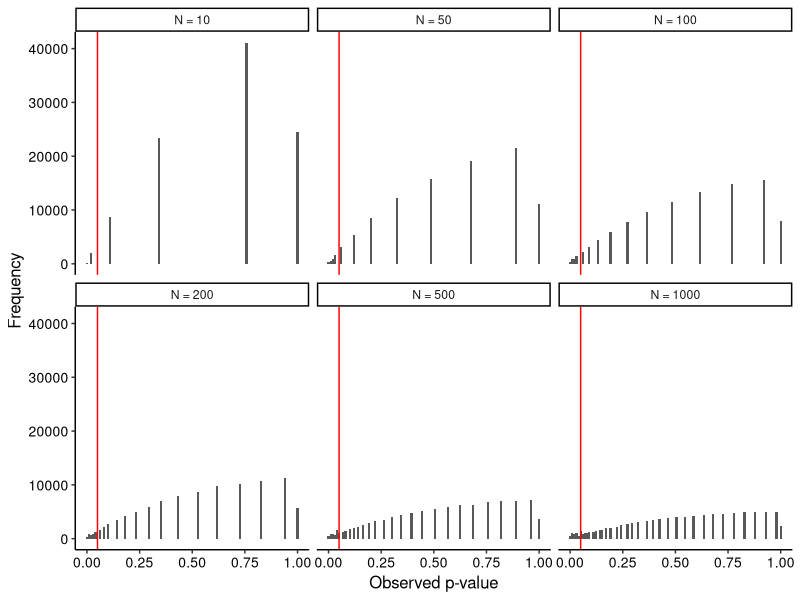
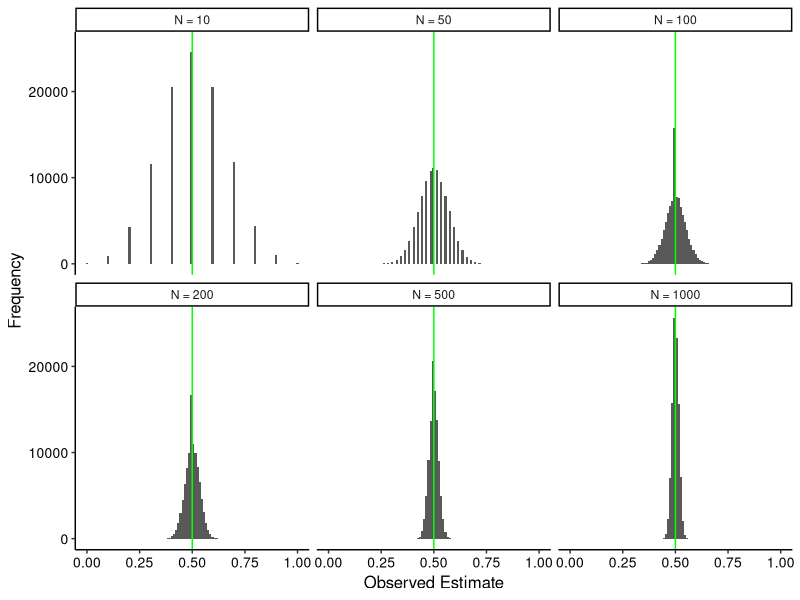
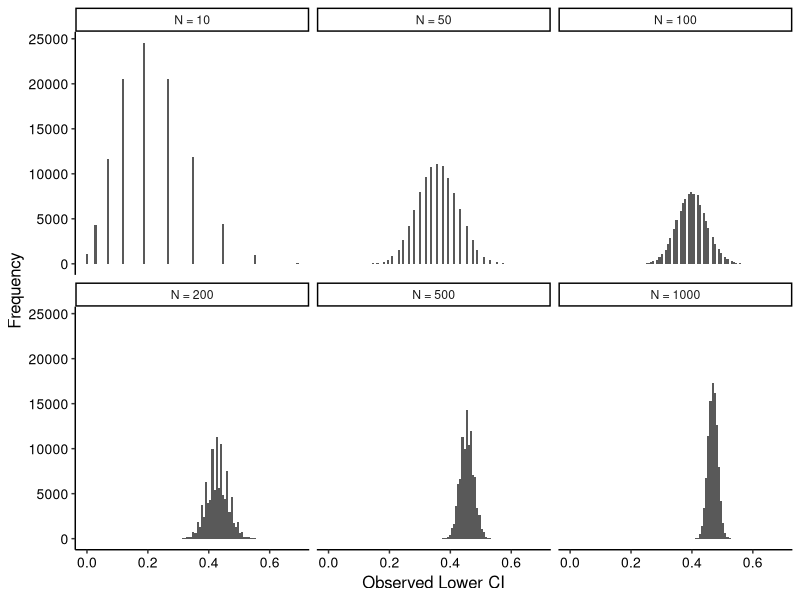
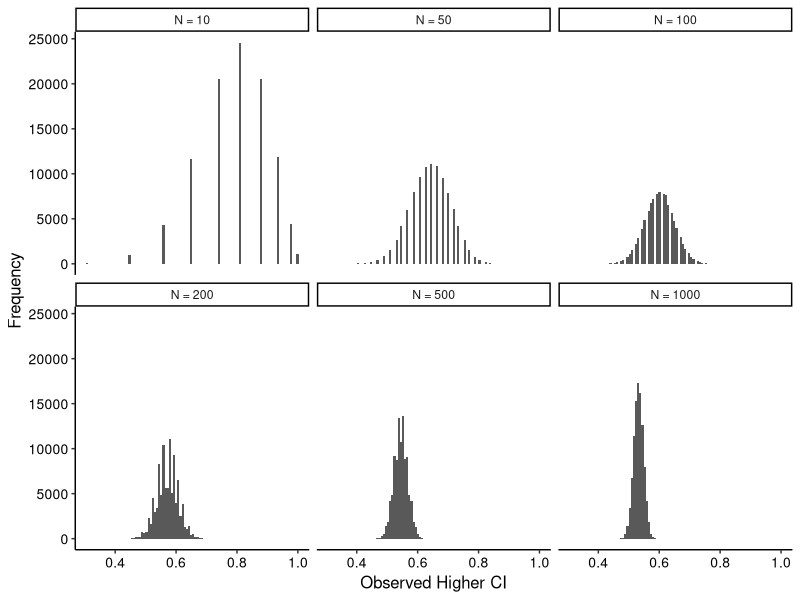
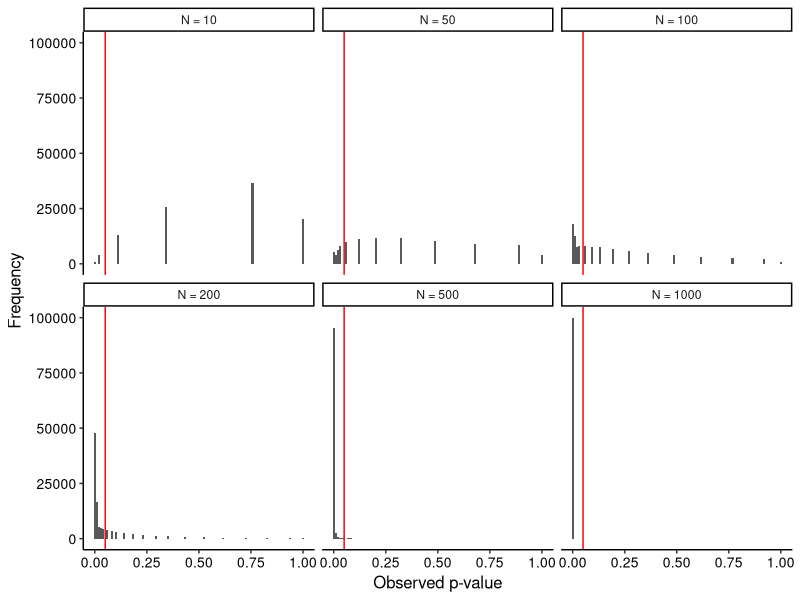
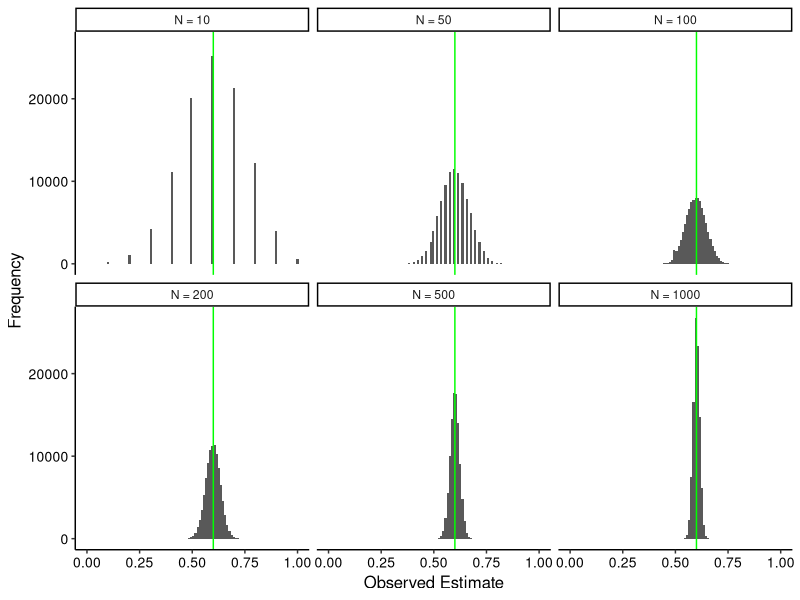
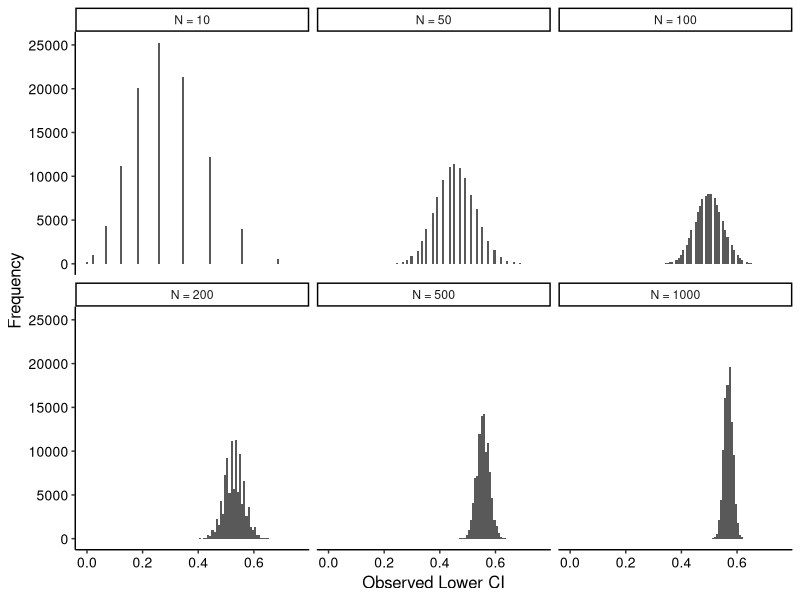
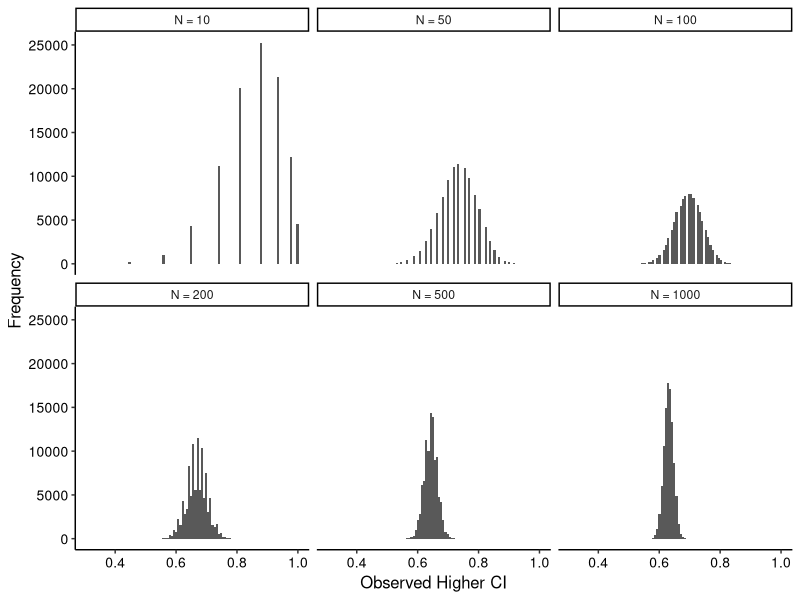

R code for these plots, in order:
# Simulating Binomial Data for Equivalence - Ryan M. McManus #

set.seed(412724) #for reproducing exact results (if you do NOT set this, your results will be somewhat different!)
library(tidyverse) #for plotting eventual results (use "install.packages("tidyverse")" first if you're new to R)
library(psych) #for describing p-value and effect size distributions (use "install.packages("psych")" first if new to R)
options(scipen = 99) #turns off scientific notation
n_sims <- 100000 #number of simulated experiments (higher numbers take longer to simulate)

# NO EFFECT (Probability of Success = 50%) #

## N = 10 ##

p_noeffect_n10 <- numeric(n_sims) #set up empty container for all simulated p-values
est_noeffect_n10 <- numeric(n_sims) #set up empty container for all probability estimates
lowci_noeffect_n10 <- numeric(n_sims) #set up empty container for all low ci's of probability estimates
highci_noeffect_n10 <- numeric(n_sims) #set up empty container for all high ci's of probability estimates


for(i in 1:n_sims){ #for each simulated experiment
  x<-rbinom(n = 1, size = 10, p = 0.5) #produce 10 simulated responses for one stimulus
  z<-binom.test(x = x, n = 10, p = 0.5, alternative = "two.sided", conf.level = 0.95) #perform binomial test
  p_noeffect_n10[i]<-z$p.value #get the p-value and store it
  est_noeffect_n10[i]<-(z$estimate) #get probability estimate and store it
  lowci_noeffect_n10[i]<-z$conf.int[1] #get low 95% CI and store it
  highci_noeffect_n10[i]<-z$conf.int[2] #get high 95% CI and store it
}

## N = 50 ##

p_noeffect_n50 <- numeric(n_sims) #set up empty container for all simulated p-values
est_noeffect_n50 <- numeric(n_sims) #set up empty container for all probability estimates
lowci_noeffect_n50 <- numeric(n_sims) #set up empty container for all low ci's of probability estimates
highci_noeffect_n50 <- numeric(n_sims) #set up empty container for all high ci's of probability estimates


for(i in 1:n_sims){ #for each simulated experiment
  x<-rbinom(n = 1, size = 50, p = 0.5) #produce 50 simulated responses for one stimulus
  z<-binom.test(x = x, n = 50, p = 0.5, alternative = "two.sided", conf.level = 0.95) #perform binomial test
  p_noeffect_n50[i]<-z$p.value #get the p-value and store it
  est_noeffect_n50[i]<-(z$estimate) #get probability estimate and store it
  lowci_noeffect_n50[i]<-z$conf.int[1] #get low 95% CI and store it
  highci_noeffect_n50[i]<-z$conf.int[2] #get high 95% CI and store it
}

## N = 100 ##

p_noeffect_n100 <- numeric(n_sims) #set up empty container for all simulated p-values
est_noeffect_n100 <- numeric(n_sims) #set up empty container for all probability estimates
lowci_noeffect_n100 <- numeric(n_sims) #set up empty container for all low ci's of probability estimates
highci_noeffect_n100 <- numeric(n_sims) #set up empty container for all high ci's of probability estimates


for(i in 1:n_sims){ #for each simulated experiment
  x<-rbinom(n = 1, size = 100, p = 0.5) #produce 100 simulated responses for one stimulus
  z<-binom.test(x = x, n = 100, p = 0.5, alternative = "two.sided", conf.level = 0.95) #perform binomial test
  p_noeffect_n100[i]<-z$p.value #get the p-value and store it
  est_noeffect_n100[i]<-(z$estimate) #get probability estimate and store it
  lowci_noeffect_n100[i]<-z$conf.int[1] #get low 95% CI and store it
  highci_noeffect_n100[i]<-z$conf.int[2] #get high 95% CI and store it
}

## N = 200 ##

p_noeffect_n200 <- numeric(n_sims) #set up empty container for all simulated p-values
est_noeffect_n200 <- numeric(n_sims) #set up empty container for all probability estimates
lowci_noeffect_n200 <- numeric(n_sims) #set up empty container for all low ci's of probability estimates
highci_noeffect_n200 <- numeric(n_sims) #set up empty container for all high ci's of probability estimates


for(i in 1:n_sims){ #for each simulated experiment
  x<-rbinom(n = 1, size = 200, p = 0.5) #produce 200 simulated responses for one stimulus
  z<-binom.test(x = x, n = 200, p = 0.5, alternative = "two.sided", conf.level = 0.95) #perform binomial test
  p_noeffect_n200[i]<-z$p.value #get the p-value and store it
  est_noeffect_n200[i]<-(z$estimate) #get probability estimate and store it
  lowci_noeffect_n200[i]<-z$conf.int[1] #get low 95% CI and store it
  highci_noeffect_n200[i]<-z$conf.int[2] #get high 95% CI and store it
}

## N = 500 ##

p_noeffect_n500 <- numeric(n_sims) #set up empty container for all simulated p-values
est_noeffect_n500 <- numeric(n_sims) #set up empty container for all probability estimates
lowci_noeffect_n500 <- numeric(n_sims) #set up empty container for all low ci's of probability estimates
highci_noeffect_n500 <- numeric(n_sims) #set up empty container for all high ci's of probability estimates


for(i in 1:n_sims){ #for each simulated experiment
  x<-rbinom(n = 1, size = 500, p = 0.5) #produce 500 simulated responses for one stimulus
  z<-binom.test(x = x, n = 500, p = 0.5, alternative = "two.sided", conf.level = 0.95) #perform binomial test
  p_noeffect_n500[i]<-z$p.value #get the p-value and store it
  est_noeffect_n500[i]<-(z$estimate) #get probability estimate and store it
  lowci_noeffect_n500[i]<-z$conf.int[1] #get low 95% CI and store it
  highci_noeffect_n500[i]<-z$conf.int[2] #get high 95% CI and store it
}

## N = 1,000 ##

p_noeffect_n1000 <- numeric(n_sims) #set up empty container for all simulated p-values
est_noeffect_n1000 <- numeric(n_sims) #set up empty container for all probability estimates
lowci_noeffect_n1000 <- numeric(n_sims) #set up empty container for all low ci's of probability estimates
highci_noeffect_n1000 <- numeric(n_sims) #set up empty container for all high ci's of probability estimates


for(i in 1:n_sims){ #for each simulated experiment
  x<-rbinom(n = 1, size = 1000, p = 0.5) #produce 1000 simulated responses for one stimulus
  z<-binom.test(x = x, n = 1000, p = 0.5, alternative = "two.sided", conf.level = 0.95) #perform binomial test
  p_noeffect_n1000[i]<-z$p.value #get the p-value and store it
  est_noeffect_n1000[i]<-(z$estimate) #get probability estimate and store it
  lowci_noeffect_n1000[i]<-z$conf.int[1] #get low 95% CI and store it
  highci_noeffect_n1000[i]<-z$conf.int[2] #get high 95% CI and store it
}

## Create datasets for plotting ##

data_noeffect_n10 <- data.frame(p_noeffect_n10)
data_noeffect_n10$n <- rep("N = 10", nrow(data_noeffect_n10))
data_noeffect_n10$p <- data_noeffect_n10$p_noeffect_n10
data_noeffect_n10$est <- est_noeffect_n10
data_noeffect_n10$lowci <- lowci_noeffect_n10
data_noeffect_n10$highci <- highci_noeffect_n10
data_noeffect_n10 <- data_noeffect_n10[, -1]

data_noeffect_n50 <- data.frame(p_noeffect_n50)
data_noeffect_n50$n <- rep("N = 50", nrow(data_noeffect_n50))
data_noeffect_n50$p <- data_noeffect_n50$p_noeffect_n50
data_noeffect_n50$est <- est_noeffect_n50
data_noeffect_n50$lowci <- lowci_noeffect_n50
data_noeffect_n50$highci <- highci_noeffect_n50
data_noeffect_n50 <- data_noeffect_n50[, -1]

data_noeffect_n100 <- data.frame(p_noeffect_n100)
data_noeffect_n100$n <- rep("N = 100", nrow(data_noeffect_n100))
data_noeffect_n100$p <- data_noeffect_n100$p_noeffect_n100
data_noeffect_n100$est <- est_noeffect_n100
data_noeffect_n100$lowci <- lowci_noeffect_n100
data_noeffect_n100$highci <- highci_noeffect_n100
data_noeffect_n100 <- data_noeffect_n100[, -1]

data_noeffect_n200 <- data.frame(p_noeffect_n200)
data_noeffect_n200$n <- rep("N = 200", nrow(data_noeffect_n200))
data_noeffect_n200$p <- data_noeffect_n200$p_noeffect_n200
data_noeffect_n200$est <- est_noeffect_n200
data_noeffect_n200$lowci <- lowci_noeffect_n200
data_noeffect_n200$highci <- highci_noeffect_n200
data_noeffect_n200 <- data_noeffect_n200[, -1]

data_noeffect_n500 <- data.frame(p_noeffect_n500)
data_noeffect_n500$n <- rep("N = 500", nrow(data_noeffect_n500))
data_noeffect_n500$p <- data_noeffect_n500$p_noeffect_n500
data_noeffect_n500$est <- est_noeffect_n500
data_noeffect_n500$lowci <- lowci_noeffect_n500
data_noeffect_n500$highci <- highci_noeffect_n500
data_noeffect_n500 <- data_noeffect_n500[, -1]

data_noeffect_n1000 <- data.frame(p_noeffect_n1000)
data_noeffect_n1000$n <- rep("N = 1000", nrow(data_noeffect_n1000))
data_noeffect_n1000$p <- data_noeffect_n1000$p_noeffect_n1000
data_noeffect_n1000$est <- est_noeffect_n1000
data_noeffect_n1000$lowci <- lowci_noeffect_n1000
data_noeffect_n1000$highci <- highci_noeffect_n1000
data_noeffect_n1000 <- data_noeffect_n1000[, -1]

alldata_noeffect <- rbind(data_noeffect_n10, data_noeffect_n50, data_noeffect_n100, data_noeffect_n200, data_noeffect_n500, data_noeffect_n1000)

alldata_noeffect$n <- as.factor(alldata_noeffect$n)
alldata_noeffect$n <- ordered(alldata_noeffect$n, levels = c("N = 10", "N = 50", "N = 100",
                                                             "N = 200", "N = 500", "N = 1000"))

## Plotting P-values and Effect Sizes ##
print(pvalue_plot_noeffect <- ggplot(alldata_noeffect, aes(x=p))+
        geom_histogram(bins = 100) +
        geom_vline(xintercept = 0.05, color = "red") +
        xlab("Observed p-value") +
        ylab("Frequency") +
        theme_classic() +
        facet_wrap(~n) +
        theme(axis.title.x = element_text(size = 12), 
              axis.title.y = element_text(size = 12),
              axis.text.x = element_text(color = "black", size = 10), 
              axis.text.y = element_text(color = "black", size = 10)))

print(est_plot_noeffect <- ggplot(alldata_noeffect, aes(x=est))+
        geom_histogram(bins = 100) +
        geom_vline(xintercept = 0.5, color = "green") +
        xlab("Observed Estimate") +
        ylab("Frequency") +
        theme_classic() +
        facet_wrap(~n) +
        theme(axis.title.x = element_text(size = 12), 
              axis.title.y = element_text(size = 12),
              axis.text.x = element_text(color = "black", size = 10), 
              axis.text.y = element_text(color = "black", size = 10)))

print(lowci_plot_noeffect <- ggplot(alldata_noeffect, aes(x=lowci))+
        geom_histogram(bins = 100) +
        xlab("Observed Lower CI") +
        ylab("Frequency") +
        theme_classic() +
        facet_wrap(~n) +
        theme(axis.title.x = element_text(size = 12), 
              axis.title.y = element_text(size = 12),
              axis.text.x = element_text(color = "black", size = 10), 
              axis.text.y = element_text(color = "black", size = 10)))

print(highci_plot_noeffect <- ggplot(alldata_noeffect, aes(x=highci))+
        geom_histogram(bins = 100) +
        xlab("Observed Higher CI") +
        ylab("Frequency") +
        theme_classic() +
        facet_wrap(~n) +
        theme(axis.title.x = element_text(size = 12), 
              axis.title.y = element_text(size = 12),
              axis.text.x = element_text(color = "black", size = 10), 
              axis.text.y = element_text(color = "black", size = 10)))

# Count p-values <= 0.05 to determine statistical power / Check average observed estimate
power_noeffect_n10 <- alldata_noeffect %>%
  filter(n == "N = 10") %>%
  filter(p <= 0.05)
describe(power_noeffect_n10$p) # gives descriptive info about p-values <= 0.05
describe(abs(power_noeffect_n10$est)) # gives descriptive info about estimated differences for p-values <= 0.05
describe(abs(power_noeffect_n10$lowci)) # gives descriptive info about lowci for p-values <= 0.05
describe(abs(power_noeffect_n10$highci)) # gives descriptive info about highci for p-values <= 0.05

power_noeffect_n50 <- alldata_noeffect %>%
  filter(n == "N = 50") %>%
  filter(p <= 0.05)
describe(power_noeffect_n50$p) # gives descriptive info about p-values <= 0.05
describe(abs(power_noeffect_n50$est)) # gives descriptive info about estimated differences for p-values <= 0.05
describe(abs(power_noeffect_n50$lowci)) # gives descriptive info about lowci for p-values <= 0.05
describe(abs(power_noeffect_n50$highci)) # gives descriptive info about highci for p-values <= 0.05

power_noeffect_n100 <- alldata_noeffect %>%
  filter(n == "N = 100") %>%
  filter(p <= 0.05)
describe(power_noeffect_n100$p) # gives descriptive info about p-values <= 0.05
describe(abs(power_noeffect_n100$est)) # gives descriptive info about estimated differences for p-values <= 0.05
describe(abs(power_noeffect_n100$lowci)) # gives descriptive info about lowci for p-values <= 0.05
describe(abs(power_noeffect_n100$highci)) # gives descriptive info about highci for p-values <= 0.05

power_noeffect_n200 <- alldata_noeffect %>%
  filter(n == "N = 200") %>%
  filter(p <= 0.05)
describe(power_noeffect_n200$p) # gives descriptive info about p-values <= 0.05
describe(abs(power_noeffect_n200$est)) # gives descriptive info about estimated differences for p-values <= 0.05
describe(abs(power_noeffect_n200$lowci)) # gives descriptive info about lowci for p-values <= 0.05
describe(abs(power_noeffect_n200$highci)) # gives descriptive info about highci for p-values <= 0.05

power_noeffect_n500 <- alldata_noeffect %>%
  filter(n == "N = 500") %>%
  filter(p <= 0.05)
describe(power_noeffect_n500$p) # gives descriptive info about p-values <= 0.05
describe(abs(power_noeffect_n500$est)) # gives descriptive info about estimated differences for p-values <= 0.05
describe(abs(power_noeffect_n500$lowci)) # gives descriptive info about lowci for p-values <= 0.05
describe(abs(power_noeffect_n500$highci)) # gives descriptive info about highci for p-values <= 0.05

power_noeffect_n1000 <- alldata_noeffect %>%
  filter(n == "N = 1000") %>%
  filter(p <= 0.05)
describe(power_noeffect_n1000$p) # gives descriptive info about p-values <= 0.05
describe(abs(power_noeffect_n1000$est)) # gives descriptive info about estimated differences for p-values <= 0.05
describe(abs(power_noeffect_n1000$lowci)) # gives descriptive info about lowci for p-values <= 0.05
describe(abs(power_noeffect_n1000$highci)) # gives descriptive info about highci for p-values <= 0.05


# SMALL EFFECT (10% Difference from 50%) #

## N = 10 ##

p_smalleffect_n10 <- numeric(n_sims) #set up empty container for all simulated p-values
est_smalleffect_n10 <- numeric(n_sims) #set up empty container for all probability estimates
lowci_smalleffect_n10 <- numeric(n_sims) #set up empty container for all low ci's of probability estimates
highci_smalleffect_n10 <- numeric(n_sims) #set up empty container for all high ci's of probability estimates


for(i in 1:n_sims){ #for each simulated experiment
  x<-rbinom(n = 1, size = 10, p = 0.6) #produce 10 simulated responses for one stimulus
  z<-binom.test(x = x, n = 10, p = 0.5, alternative = "two.sided", conf.level = 0.95) #perform binomial test
  p_smalleffect_n10[i]<-z$p.value #get the p-value and store it
  est_smalleffect_n10[i]<-(z$estimate) #get probability estimate and store it
  lowci_smalleffect_n10[i]<-z$conf.int[1] #get low 95% CI and store it
  highci_smalleffect_n10[i]<-z$conf.int[2] #get high 95% CI and store it
}

## N = 50 ##

p_smalleffect_n50 <- numeric(n_sims) #set up empty container for all simulated p-values
est_smalleffect_n50 <- numeric(n_sims) #set up empty container for all probability estimates
lowci_smalleffect_n50 <- numeric(n_sims) #set up empty container for all low ci's of probability estimates
highci_smalleffect_n50 <- numeric(n_sims) #set up empty container for all high ci's of probability estimates


for(i in 1:n_sims){ #for each simulated experiment
  x<-rbinom(n = 1, size = 50, p = 0.6) #produce 50 simulated responses for one stimulus
  z<-binom.test(x = x, n = 50, p = 0.5, alternative = "two.sided", conf.level = 0.95) #perform binomial test
  p_smalleffect_n50[i]<-z$p.value #get the p-value and store it
  est_smalleffect_n50[i]<-(z$estimate) #get probability estimate and store it
  lowci_smalleffect_n50[i]<-z$conf.int[1] #get low 95% CI and store it
  highci_smalleffect_n50[i]<-z$conf.int[2] #get high 95% CI and store it
}

## N = 100 ##

p_smalleffect_n100 <- numeric(n_sims) #set up empty container for all simulated p-values
est_smalleffect_n100 <- numeric(n_sims) #set up empty container for all probability estimates
lowci_smalleffect_n100 <- numeric(n_sims) #set up empty container for all low ci's of probability estimates
highci_smalleffect_n100 <- numeric(n_sims) #set up empty container for all high ci's of probability estimates


for(i in 1:n_sims){ #for each simulated experiment
  x<-rbinom(n = 1, size = 100, p = 0.6) #produce 100 simulated responses for one stimulus
  z<-binom.test(x = x, n = 100, p = 0.5, alternative = "two.sided", conf.level = 0.95) #perform binomial test
  p_smalleffect_n100[i]<-z$p.value #get the p-value and store it
  est_smalleffect_n100[i]<-(z$estimate) #get probability estimate and store it
  lowci_smalleffect_n100[i]<-z$conf.int[1] #get low 95% CI and store it
  highci_smalleffect_n100[i]<-z$conf.int[2] #get high 95% CI and store it
}

## N = 200 ##

p_smalleffect_n200 <- numeric(n_sims) #set up empty container for all simulated p-values
est_smalleffect_n200 <- numeric(n_sims) #set up empty container for all probability estimates
lowci_smalleffect_n200 <- numeric(n_sims) #set up empty container for all low ci's of probability estimates
highci_smalleffect_n200 <- numeric(n_sims) #set up empty container for all high ci's of probability estimates


for(i in 1:n_sims){ #for each simulated experiment
  x<-rbinom(n = 1, size = 200, p = 0.6) #produce 200 simulated responses for one stimulus
  z<-binom.test(x = x, n = 200, p = 0.5, alternative = "two.sided", conf.level = 0.95) #perform binomial test
  p_smalleffect_n200[i]<-z$p.value #get the p-value and store it
  est_smalleffect_n200[i]<-(z$estimate) #get probability estimate and store it
  lowci_smalleffect_n200[i]<-z$conf.int[1] #get low 95% CI and store it
  highci_smalleffect_n200[i]<-z$conf.int[2] #get high 95% CI and store it
}

## N = 500 ##

p_smalleffect_n500 <- numeric(n_sims) #set up empty container for all simulated p-values
est_smalleffect_n500 <- numeric(n_sims) #set up empty container for all probability estimates
lowci_smalleffect_n500 <- numeric(n_sims) #set up empty container for all low ci's of probability estimates
highci_smalleffect_n500 <- numeric(n_sims) #set up empty container for all high ci's of probability estimates


for(i in 1:n_sims){ #for each simulated experiment
  x<-rbinom(n = 1, size = 500, p = 0.6) #produce 500 simulated responses for one stimulus
  z<-binom.test(x = x, n = 500, p = 0.5, alternative = "two.sided", conf.level = 0.95) #perform binomial test
  p_smalleffect_n500[i]<-z$p.value #get the p-value and store it
  est_smalleffect_n500[i]<-(z$estimate) #get probability estimate and store it
  lowci_smalleffect_n500[i]<-z$conf.int[1] #get low 95% CI and store it
  highci_smalleffect_n500[i]<-z$conf.int[2] #get high 95% CI and store it
}

## N = 1,000 ##

p_smalleffect_n1000 <- numeric(n_sims) #set up empty container for all simulated p-values
est_smalleffect_n1000 <- numeric(n_sims) #set up empty container for all probability estimates
lowci_smalleffect_n1000 <- numeric(n_sims) #set up empty container for all low ci's of probability estimates
highci_smalleffect_n1000 <- numeric(n_sims) #set up empty container for all high ci's of probability estimates


for(i in 1:n_sims){ #for each simulated experiment
  x<-rbinom(n = 1, size = 1000, p = 0.6) #produce 1000 simulated responses for one stimulus
  z<-binom.test(x = x, n = 1000, p = 0.5, alternative = "two.sided", conf.level = 0.95) #perform binomial test
  p_smalleffect_n1000[i]<-z$p.value #get the p-value and store it
  est_smalleffect_n1000[i]<-(z$estimate) #get probability estimate and store it
  lowci_smalleffect_n1000[i]<-z$conf.int[1] #get low 95% CI and store it
  highci_smalleffect_n1000[i]<-z$conf.int[2] #get high 95% CI and store it
}

## Create datasets for plotting ##

data_smalleffect_n10 <- data.frame(p_smalleffect_n10)
data_smalleffect_n10$n <- rep("N = 10", nrow(data_smalleffect_n10))
data_smalleffect_n10$p <- data_smalleffect_n10$p_smalleffect_n10
data_smalleffect_n10$est <- est_smalleffect_n10
data_smalleffect_n10$lowci <- lowci_smalleffect_n10
data_smalleffect_n10$highci <- highci_smalleffect_n10
data_smalleffect_n10 <- data_smalleffect_n10[, -1]

data_smalleffect_n50 <- data.frame(p_smalleffect_n50)
data_smalleffect_n50$n <- rep("N = 50", nrow(data_smalleffect_n50))
data_smalleffect_n50$p <- data_smalleffect_n50$p_smalleffect_n50
data_smalleffect_n50$est <- est_smalleffect_n50
data_smalleffect_n50$lowci <- lowci_smalleffect_n50
data_smalleffect_n50$highci <- highci_smalleffect_n50
data_smalleffect_n50 <- data_smalleffect_n50[, -1]

data_smalleffect_n100 <- data.frame(p_smalleffect_n100)
data_smalleffect_n100$n <- rep("N = 100", nrow(data_smalleffect_n100))
data_smalleffect_n100$p <- data_smalleffect_n100$p_smalleffect_n100
data_smalleffect_n100$est <- est_smalleffect_n100
data_smalleffect_n100$lowci <- lowci_smalleffect_n100
data_smalleffect_n100$highci <- highci_smalleffect_n100
data_smalleffect_n100 <- data_smalleffect_n100[, -1]

data_smalleffect_n200 <- data.frame(p_smalleffect_n200)
data_smalleffect_n200$n <- rep("N = 200", nrow(data_smalleffect_n200))
data_smalleffect_n200$p <- data_smalleffect_n200$p_smalleffect_n200
data_smalleffect_n200$est <- est_smalleffect_n200
data_smalleffect_n200$lowci <- lowci_smalleffect_n200
data_smalleffect_n200$highci <- highci_smalleffect_n200
data_smalleffect_n200 <- data_smalleffect_n200[, -1]

data_smalleffect_n500 <- data.frame(p_smalleffect_n500)
data_smalleffect_n500$n <- rep("N = 500", nrow(data_smalleffect_n500))
data_smalleffect_n500$p <- data_smalleffect_n500$p_smalleffect_n500
data_smalleffect_n500$est <- est_smalleffect_n500
data_smalleffect_n500$lowci <- lowci_smalleffect_n500
data_smalleffect_n500$highci <- highci_smalleffect_n500
data_smalleffect_n500 <- data_smalleffect_n500[, -1]

data_smalleffect_n1000 <- data.frame(p_smalleffect_n1000)
data_smalleffect_n1000$n <- rep("N = 1000", nrow(data_smalleffect_n1000))
data_smalleffect_n1000$p <- data_smalleffect_n1000$p_smalleffect_n1000
data_smalleffect_n1000$est <- est_smalleffect_n1000
data_smalleffect_n1000$lowci <- lowci_smalleffect_n1000
data_smalleffect_n1000$highci <- highci_smalleffect_n1000
data_smalleffect_n1000 <- data_smalleffect_n1000[, -1]

alldata_smalleffect <- rbind(data_smalleffect_n10, data_smalleffect_n50, data_smalleffect_n100, data_smalleffect_n200, data_smalleffect_n500, data_smalleffect_n1000)

alldata_smalleffect$n <- as.factor(alldata_smalleffect$n)
alldata_smalleffect$n <- ordered(alldata_smalleffect$n, levels = c("N = 10", "N = 50", "N = 100",
                                                             "N = 200", "N = 500", "N = 1000"))

## Plotting P-values and Effect Sizes ##
print(pvalue_plot_smalleffect <- ggplot(alldata_smalleffect, aes(x=p))+
        geom_histogram(bins = 100) +
        geom_vline(xintercept = 0.05, color = "red") +
        xlab("Observed p-value") +
        ylab("Frequency") +
        theme_classic() +
        facet_wrap(~n) +
        theme(axis.title.x = element_text(size = 12), 
              axis.title.y = element_text(size = 12),
              axis.text.x = element_text(color = "black", size = 10), 
              axis.text.y = element_text(color = "black", size = 10)))

print(est_plot_smalleffect <- ggplot(alldata_smalleffect, aes(x=est))+
        geom_histogram(bins = 100) +
        geom_vline(xintercept = 0.6, color = "green") +
        xlab("Observed Estimate") +
        ylab("Frequency") +
        theme_classic() +
        facet_wrap(~n) +
        theme(axis.title.x = element_text(size = 12), 
              axis.title.y = element_text(size = 12),
              axis.text.x = element_text(color = "black", size = 10), 
              axis.text.y = element_text(color = "black", size = 10)))

print(lowci_plot_smalleffect <- ggplot(alldata_smalleffect, aes(x=lowci))+
        geom_histogram(bins = 100) +
        xlab("Observed Lower CI") +
        ylab("Frequency") +
        theme_classic() +
        facet_wrap(~n) +
        theme(axis.title.x = element_text(size = 12), 
              axis.title.y = element_text(size = 12),
              axis.text.x = element_text(color = "black", size = 10), 
              axis.text.y = element_text(color = "black", size = 10)))

print(highci_plot_smalleffect <- ggplot(alldata_smalleffect, aes(x=highci))+
        geom_histogram(bins = 100) +
        xlab("Observed Higher CI") +
        ylab("Frequency") +
        theme_classic() +
        facet_wrap(~n) +
        theme(axis.title.x = element_text(size = 12), 
              axis.title.y = element_text(size = 12),
              axis.text.x = element_text(color = "black", size = 10), 
              axis.text.y = element_text(color = "black", size = 10)))

# Count p-values <= 0.05 to determine statistical power / Check average observed estimate
power_smalleffect_n10 <- alldata_smalleffect %>%
  filter(n == "N = 10") %>%
  filter(p <= 0.05)
describe(power_smalleffect_n10$p) # gives descriptive info about p-values <= 0.05
describe(abs(power_smalleffect_n10$est)) # gives descriptive info about estimated differences for p-values <= 0.05
describe(abs(power_smalleffect_n10$lowci)) # gives descriptive info about lowci for p-values <= 0.05
describe(abs(power_smalleffect_n10$highci)) # gives descriptive info about highci for p-values <= 0.05

power_smalleffect_n50 <- alldata_smalleffect %>%
  filter(n == "N = 50") %>%
  filter(p <= 0.05)
describe(power_smalleffect_n50$p) # gives descriptive info about p-values <= 0.05
describe(abs(power_smalleffect_n50$est)) # gives descriptive info about estimated differences for p-values <= 0.05
describe(abs(power_smalleffect_n50$lowci)) # gives descriptive info about lowci for p-values <= 0.05
describe(abs(power_smalleffect_n50$highci)) # gives descriptive info about highci for p-values <= 0.05

power_smalleffect_n100 <- alldata_smalleffect %>%
  filter(n == "N = 100") %>%
  filter(p <= 0.05)
describe(power_smalleffect_n100$p) # gives descriptive info about p-values <= 0.05
describe(abs(power_smalleffect_n100$est)) # gives descriptive info about estimated differences for p-values <= 0.05
describe(abs(power_smalleffect_n100$lowci)) # gives descriptive info about lowci for p-values <= 0.05
describe(abs(power_smalleffect_n100$highci)) # gives descriptive info about highci for p-values <= 0.05

power_smalleffect_n200 <- alldata_smalleffect %>%
  filter(n == "N = 200") %>%
  filter(p <= 0.05)
describe(power_smalleffect_n200$p) # gives descriptive info about p-values <= 0.05
describe(abs(power_smalleffect_n200$est)) # gives descriptive info about estimated differences for p-values <= 0.05
describe(abs(power_smalleffect_n200$lowci)) # gives descriptive info about lowci for p-values <= 0.05
describe(abs(power_smalleffect_n200$highci)) # gives descriptive info about highci for p-values <= 0.05

power_smalleffect_n500 <- alldata_smalleffect %>%
  filter(n == "N = 500") %>%
  filter(p <= 0.05)
describe(power_smalleffect_n500$p) # gives descriptive info about p-values <= 0.05
describe(abs(power_smalleffect_n500$est)) # gives descriptive info about estimated differences for p-values <= 0.05
describe(abs(power_smalleffect_n500$lowci)) # gives descriptive info about lowci for p-values <= 0.05
describe(abs(power_smalleffect_n500$highci)) # gives descriptive info about highci for p-values <= 0.05

power_smalleffect_n1000 <- alldata_smalleffect %>%
  filter(n == "N = 1000") %>%
  filter(p <= 0.05)
describe(power_smalleffect_n1000$p) # gives descriptive info about p-values <= 0.05
describe(abs(power_smalleffect_n1000$est)) # gives descriptive info about estimated differences for p-values <= 0.05
describe(abs(power_smalleffect_n1000$lowci)) # gives descriptive info about lowci for p-values <= 0.05
describe(abs(power_smalleffect_n1000$highci)) # gives descriptive info about highci for p-values <= 0.05


# POWERING EQUIVALENCE TEST WITH BOUNDS 35 < 50 < 65 (assuming 10% deflection from 50%) #

## Create variable that specifies width of confidence intervals as within 35/65 bounds ##
equiv_smalleffect_n10 <- alldata_smalleffect %>%
  filter(n == "N = 10") %>%
  filter(lowci > 35 & highci < 65)
describe(equiv_smalleffect_n10$p) # gives descriptive info (using for count)

equiv_smalleffect_n50 <- alldata_smalleffect %>%
  filter(n == "N = 50") %>%
  filter(lowci > .35 & highci < .65)
describe(equiv_smalleffect_n50$p) # gives descriptive info (using for count)

equiv_smalleffect_n100 <- alldata_smalleffect %>%
  filter(n == "N = 100") %>%
  filter(lowci > .35 & highci < .65)
describe(equiv_smalleffect_n100$p) # gives descriptive info (using for count)

equiv_smalleffect_n200 <- alldata_smalleffect %>%
  filter(n == "N = 200") %>%
  filter(lowci > .35 & highci < .65)
describe(equiv_smalleffect_n200$p) # gives descriptive info (using for count)

equiv_smalleffect_n500 <- alldata_smalleffect %>%
  filter(n == "N = 500") %>%
  filter(lowci > .35 & highci < .65)
describe(equiv_smalleffect_n500$p) # gives descriptive info (using for count)

equiv_smalleffect_n1000 <- alldata_smalleffect %>%
  filter(n == "N = 1000") %>%
  filter(lowci > .35 & highci < .65)
describe(equiv_smalleffect_n1000$p) # gives descriptive info (using for count)
